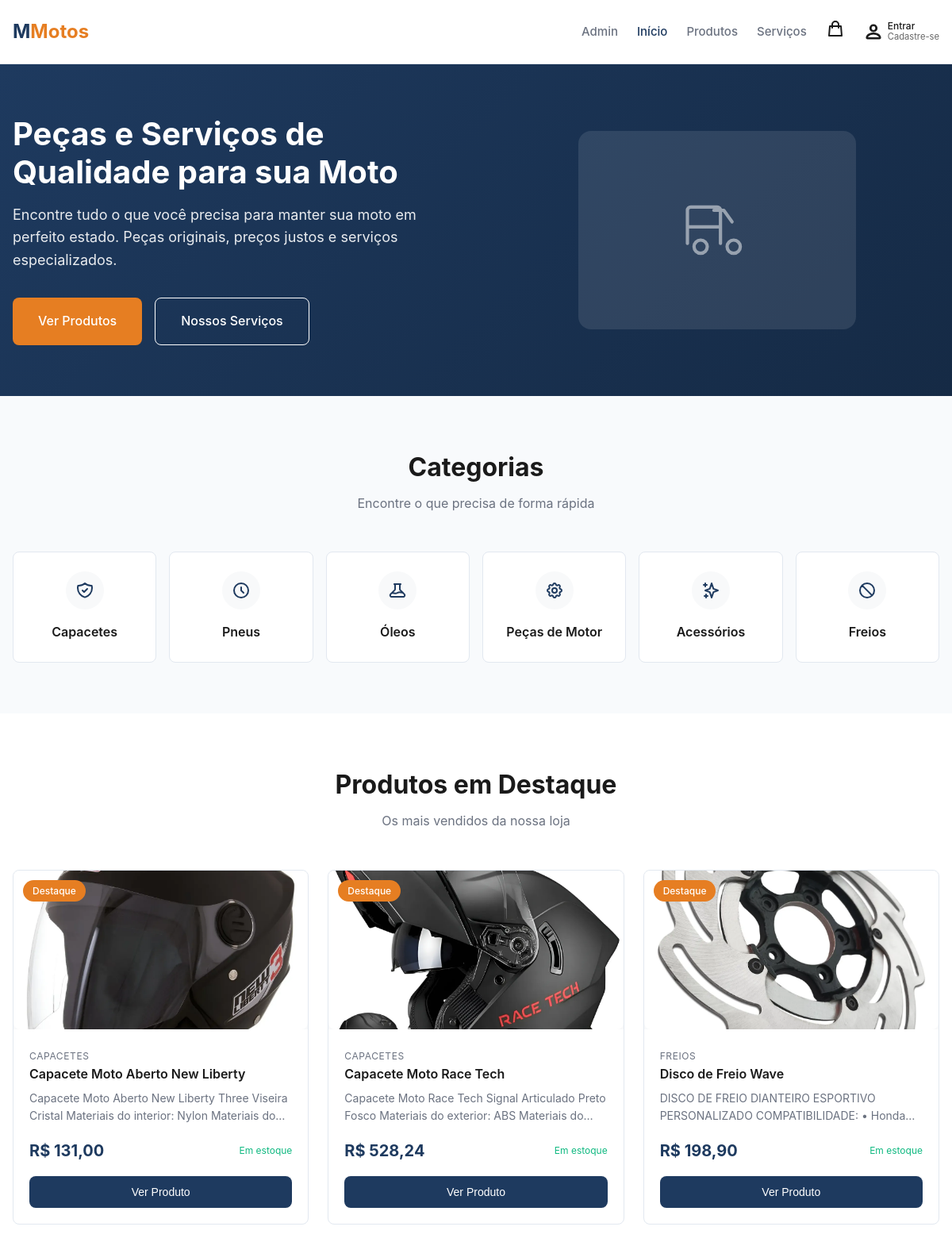
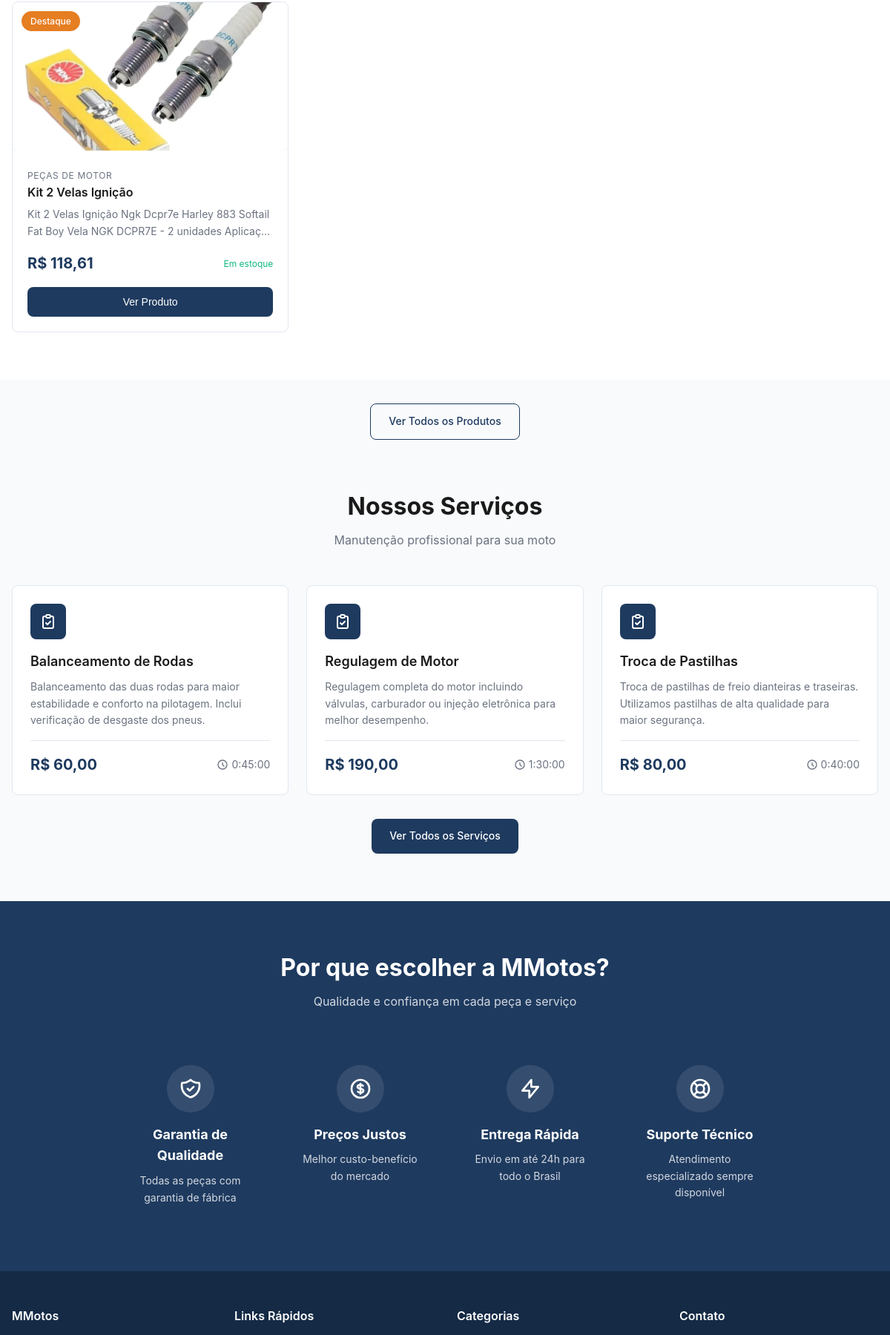
The page / (upper part) on the database its author committed (2 pictures, top to bottom).
### vendas/models.py (models this page shows, shortened)
class produto (models.Model):
    nome = models.CharField(max_length=50)
    descricao = models.TextField(blank=True, null=True)
    valor = models.DecimalField(max_digits=10,decimal_places=2)
    quantidade = models.PositiveIntegerField(validators=[MinValueValidator(1)],default=1)
    marca = models.CharField(max_length=50)
    imagem = models.ImageField('foto', upload_to='fotos/', blank=True, null=True)
    disponivel = models.BooleanField('Disponivel', default =True)
    categoria = models.ForeignKey(
        categoria,
        on_delete=models.PROTECT,
        related_name='produtos',
        verbose_name='Categoria',
    )
    class Meta:
        verbose_name = 'produto'
        verbose_name_plural = 'produto'
        ordering =  ['nome']

class categoria(models.Model):
    nome = models.CharField(max_length=100, unique=True)
    class Meta:
        verbose_name = 'categoria'
        verbose_name_plural = 'Categorias'
        ordering = ['nome']
    def __str__(self):
        return self.nome

class servico (models.Model):
    nome = models.CharField(max_length=50)
    valor = models.DecimalField(max_digits=10, decimal_places=2)
    descricao = models.TextField(blank=True, null=True)
    imagem = models.ImageField('foto', upload_to='fotos/', blank=True, null=True)
    disponivel = models.BooleanField('Disponivel', default =True)
    duracao = models.DurationField(default = timedelta(hours=1))
    class Meta:
        verbose_name = 'servico'
        verbose_name_plural = 'servico'
        ordering =  ['nome']

### vendas/views.py (the view)
# urls.py: path('',include('vendas.urls')),
def vendas(request):
    produtos = produto.objects.all()[:4]
    servicos = servico.objects.all()[:3]
    return render(request, 'paginas/index.html', {'produtos': produtos, 'servicos': servicos})

### templates/paginas/index.html (shortened to what this page needs)
{% load static %}
<!DOCTYPE html>
<html lang="pt-BR">
<head>
  <link rel="stylesheet" href="{% static 'css/styles.css' %}">
</head>
<body>
  <header class="header">
    <div class="header-container">
      <a href="/" class="logo">M<span>Motos</span></a>
      <nav class="nav">
        <ul class="nav-links">
          <li><a href="{% url 'admin:index' %}">Admin</a></li>
          <li><a href="{% url 'vendas' %}" class="active">Início</a></li>
          <li><a href="{% url 'produtos' %}">Produtos</a></li>
          <li><a href="{% url 'servicos' %}">Serviços</a></li>
        </ul>
        <a href="{% url 'carrinho' %}" class="cart-btn">
          <svg xmlns="http://www.w3.org/2000/svg" fill="none" viewBox="0 0 24 24" stroke="currentColor">
            <path stroke-linecap="round" stroke-linejoin="round" stroke-width="2" d="M16 11V7a4 4 0 00-8 0v4M5 9h14l1 12H4L5 9z" />
          </svg>
        </a>
        {% if user.is_authenticated %}
          <a href="{% url 'vendas' %}" class="userBtn">
            <svg xmlns="http://www.w3.org/2000/svg" fill="currentColor  " viewBox="0 0 16 16" stroke="currentColor">
              <path stroke-linecap="round" stroke-linejoin="round" stroke-width="0.8" d="M8 8a3 3 0 1 0 0-6 3 3 0 0 0 0 6m2-3a2 2 0 1 1-4 0 2 2 0 0 1 4 0m4 8c0 1-1 1-1 1H3s-1 0-1-1 1-4 6-4 6 3 6 4m-1-.004c-.001-.246-.154-.986-.832-1.664C11.516 10.68 10.289 10 8 10s-3.516.68-4.168 1.332c-.678.678-.83 1.418-.832 1.664z"/>
            </svg>
            <div class="userText">
              <span>Olá,</span>
              <small>{{ user.username }}</small>
            </div>
          </a>
          <form method="POST" action="{% url 'logout' %}" style="display:inline;">
            {% csrf_token %}
            <button type="submit" style="cursor:pointer;color:#b12a2a;">
              Sair
            </button>
        {% else %}
          <a href="{% url 'login' %}" class="userBtn">
            <div class="userText">
              <span>Entrar</span>
              <small>Cadastre-se</small>
            </div>
          </a>
        {% endif %}
      </nav>
    </div>
  </header>
  <section class="hero">
    <div class="hero-content">
      <div class="hero-text">
        <h1 class="text-balance">Peças e Serviços de Qualidade para sua Moto</h1>
        <p>Encontre tudo o que você precisa para manter sua moto em perfeito estado. Peças originais, preços justos e serviços especializados.</p>
        <div class="hero-buttons">
          <a href="{% url 'produtos' %}" class="btn btn-accent btn-lg">Ver Produtos</a>
          <a href="{% url 'servicos' %}" class="btn btn-outline btn-lg" style="border-color:white;color:white">Nossos Serviços</a>
        </div>
      </div>
      <div class="hero-image">
        <div style="width:350px;height:250px;background:rgba(255,255,255,0.1);border-radius:1rem;display:flex;align-items:center;justify-content:center">
        </div>
      </div>
    </div>
  </section>
  <section class="section">
    <div class="section-header">
      <h2>Categorias</h2>
      <p>Encontre o que precisa de forma rápida</p>
    </div>
    <div class="categories-grid">
      <a href="produtos?categoria=Capacetes" class="category-card">
        <div class="category-icon">
        </div>
        <h3>Capacetes</h3>
      </a>
      <a href="{% url 'produtos' %}?categoria=Pneus" class="category-card">
        <div class="category-icon">
          <svg xmlns="http://www.w3.org/2000/svg" fill="none" viewBox="0 0 24 24" stroke="currentColor">
            <path stroke-linecap="round" stroke-linejoin="round" stroke-width="2" d="M12 8v4l3 3m6-3a9 9 0 11-18 0 9 9 0 0118 0z" />
          </svg>
        </div>
        <h3>Pneus</h3>
      </a>
      <a href="{% url 'produtos' %}?categoria=Óleos" class="category-card">
        <div class="category-icon">
        </div>
        <h3>Óleos</h3>
      </a>
      <a href="{% url 'produtos' %}?categoria=pecas-motor" class="category-card">
        <div class="category-icon">
        </div>
        <h3>Peças de Motor</h3>
      </a>
      <a href="{% url 'produtos' %}?categoria=acessorios" class="category-card">
        <div class="category-icon">
          <svg xmlns="http://www.w3.org/2000/svg" fill="none" viewBox="0 0 24 24" stroke="currentColor">
            <path stroke-linecap="round" stroke-linejoin="round" stroke-width="2" d="M5 3v4M3 5h4M6 17v4m-2-2h4m5-16l2.286 6.857L21 12l-5.714 2.143L13 21l-2.286-6.857L5 12l5.714-2.143L13 3z" />
          </svg>
        </div>
        <h3>Acessórios</h3>
      </a>
      <a href="{% url 'produtos' %}?categoria=freios" class="category-card">
        <div class="category-icon">
          <svg xmlns="http://www.w3.org/2000/svg" fill="none" viewBox="0 0 24 24" stroke="currentColor">
            <path stroke-linecap="round" stroke-linejoin="round" stroke-width="2" d="M18.364 18.364A9 9 0 005.636 5.636m12.728 12.728A9 9 0 015.636 5.636m12.728 12.728L5.636 5.636" />
          </svg>
        </div>
        <h3>Freios</h3>
      </a>
    </div>
  </section>
  <section class="section" style="background-color: var(--white)">
    <div class="section-header">
      <h2>Produtos em Destaque</h2>
      <p>Os mais vendidos da nossa loja</p>
    </div>
    <div class="products-grid">
      {% for produto in produtos %}
      <div class="product-card">
        <div class="product-image">
          <span class="product-badge badge badge-accent">Destaque</span>
          {% if produto.imagem %}
            <img src="{{ produto.imagem.url }}" alt="{{ produto.nome }}" style="width:100%;height:100%;object-fit:cover;border-radius:0.5rem">
          {% endif %}
        </div>
        <div class="product-content">
          <span class="product-category"> {{ produto.categoria }} </span>
          <h3 class="product-name"> {{ produto.nome }} </h3>
          <p class="product-description"> {{ produto.descricao }} </p>
          <div class="product-footer">
            <span class="product-price">R$ {{ produto.valor|floatformat:2 }}</span>
            <span class="product-stock">Em estoque</span>
          </div>
          <button type="button" class="btn btn-primary" style="width:100%;margin-top:1rem"
            onclick="abrirModal({
              id:'{{ produto.id }}',
              name:'{{ produto.nome }}',
              image:'{{ produto.imagem.url }}',
              desc: `{{ produto.descricao|escapejs }}`,
              price: Math.floor(parseFloat('{{ produto.valor }}') * 100),
              type:'produto'})">
            Ver Produto
          </button>
        </div>
      </div>
      {% endfor %}
  </section>
    <div style="text-align:center;margin-top:2rem">
      <a href="{% url 'produtos' %}" class="btn btn-outline">Ver Todos os Produtos</a>
    </div>
  <section class="section">
    <div class="section-header">
      <h2>Nossos Serviços</h2>
      <p>Manutenção profissional para sua moto</p>
    </div>
    <div class="services-grid">
      {% for servico in servicos %}
      <div class="service-card">
        <div class="service-icon">
          <svg xmlns="http://www.w3.org/2000/svg" fill="none" viewBox="0 0 24 24" stroke="currentColor">
            <path stroke-linecap="round" stroke-linejoin="round" stroke-width="2" d="M9 5H7a2 2 0 00-2 2v12a2 2 0 002 2h10a2 2 0 002-2V7a2 2 0 00-2-2h-2M9 5a2 2 0 002 2h2a2 2 0 002-2M9 5a2 2 0 012-2h2a2 2 0 012 2m-6 9l2 2 4-4" />
          </svg>
        </div>
        <h3 class="service-name">{{ servico.nome }}</h3>
        <p class="service-description">{{ servico.descricao }}</p>
        <div class="service-footer">
          <span class="service-price">R$ {{ servico.valor|floatformat:2 }}</span>
          <span class="service-duration">
            <svg xmlns="http://www.w3.org/2000/svg" fill="none" viewBox="0 0 24 24" stroke="currentColor" style="width:16px;height:16px">
              <path stroke-linecap="round" stroke-linejoin="round" stroke-width="2" d="M12 8v4l3 3m6-3a9 9 0 11-18 0 9 9 0 0118 0z" />
            </svg>
            {{ servico.duracao }}
          </span>
        </div>
      </div>
      {% endfor %}
    </div>
    <div style="text-align:center;margin-top:2rem">
      <a href="{% url 'servicos' %}" class="btn btn-primary">Ver Todos os Serviços</a>
    </div>
  </section>
  <section class="section" style="background-color: var(--primary); color: white">
    <div class="section-header" style="color: white">
      <h2>Por que escolher a MMotos?</h2>
      <p style="color: rgba(255,255,255,0.8)">Qualidade e confiança em cada peça e serviço</p>
    </div>
    <div class="categories-grid" style="max-width: 900px">
      <div style="text-align:center;padding:1.5rem">
        <div style="width:64px;height:64px;margin:0 auto 1rem;background:rgba(255,255,255,0.1);border-radius:50%;display:flex;align-items:center;justify-content:center">
        </div>
        <h3 style="font-size:1.125rem;margin-bottom:0.5rem">Garantia de Qualidade</h3>
        <p style="font-size:0.875rem;opacity:0.8">Todas as peças com garantia de fábrica</p>
      </div>
      <div style="text-align:center;padding:1.5rem">
        <div style="width:64px;height:64px;margin:0 auto 1rem;background:rgba(255,255,255,0.1);border-radius:50%;display:flex;align-items:center;justify-content:center">
        </div>
        <h3 style="font-size:1.125rem;margin-bottom:0.5rem">Preços Justos</h3>
        <p style="font-size:0.875rem;opacity:0.8">Melhor custo-benefício do mercado</p>
      </div>
      <div style="text-align:center;padding:1.5rem">
        <div style="width:64px;height:64px;margin:0 auto 1rem;background:rgba(255,255,255,0.1);border-radius:50%;display:flex;align-items:center;justify-content:center">
          <svg xmlns="http://www.w3.org/2000/svg" fill="none" viewBox="0 0 24 24" stroke="currentColor" style="width:32px;height:32px">
            <path stroke-linecap="round" stroke-linejoin="round" stroke-width="2" d="M13 10V3L4 14h7v7l9-11h-7z" />
          </svg>
        </div>
        <h3 style="font-size:1.125rem;margin-bottom:0.5rem">Entrega Rápida</h3>
        <p style="font-size:0.875rem;opacity:0.8">Envio em até 24h para todo o Brasil</p>
      </div>
      <div style="text-align:center;padding:1.5rem">
        <div style="width:64px;height:64px;margin:0 auto 1rem;background:rgba(255,255,255,0.1);border-radius:50%;display:flex;align-items:center;justify-content:center">
        </div>
        <h3 style="font-size:1.125rem;margin-bottom:0.5rem">Suporte Técnico</h3>
        <p style="font-size:0.875rem;opacity:0.8">Atendimento especializado sempre disponível</p>
      </div>
    </div>
  </section>
  <footer class="footer">
    <div class="footer-content">
      <div class="footer-section">
        <h4>MMotos</h4>
      </div>
      <div class="footer-section">
        <h4>Links Rápidos</h4>
      </div>
      <div class="footer-section">
        <h4>Categorias</h4>
      </div>
      <div class="footer-section">
        <h4>Contato</h4>
      </div>
    </div>
  </footer>
</body>
</html>

### rows shown on the page
produto: imagem (picture), categoria "CAPACETES", nome "Capacete Moto Aberto New Liberty", descricao "Capacete Moto Aberto New Liberty Three Viseira Cristal Materiais do interior: Nylon Materiais…", valor "131,00"
produto: imagem (picture), categoria "CAPACETES", nome "Capacete Moto Race Tech", descricao "Capacete Moto Race Tech Signal Articulado Preto Fosco Materiais do exterior: ABS Materiais…", valor "528,24"
produto: imagem (picture), categoria "FREIOS", nome "Disco de Freio Wave", descricao "DISCO DE FREIO DIANTEIRO ESPORTIVO PERSONALIZADO COMPATIBILIDADE: •…", valor "198,90"
produto: imagem (picture), categoria "PEÇAS DE MOTOR", nome "Kit 2 Velas Ignição", descricao "Kit 2 Velas Ignição Ngk Dcpr7e Harley 883 Softail Fat Boy Vela NGK DCPR7E - 2 unidades…", valor "118,61"
servico: nome "Balanceamento de Rodas", descricao "Balanceamento das duas rodas para maior estabilidade e conforto na pilotagem. Inclui verificação de desgaste dos pneus.", valor "60,00", duracao "0:45:00"
servico: nome "Regulagem de Motor", descricao "Regulagem completa do motor incluindo válvulas, carburador ou injeção eletrônica para melhor desempenho.", valor "190,00", duracao "1:30:00"
servico: nome "Troca de Pastilhas", descricao "Troca de pastilhas de freio dianteiras e traseiras. Utilizamos pastilhas de alta qualidade para maior segurança.", valor "80,00", duracao "0:40:00"
